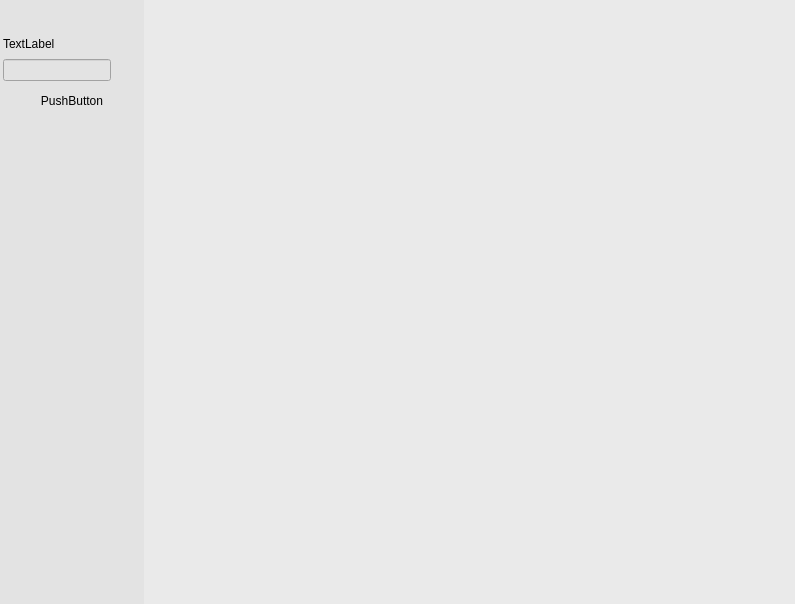
<?xml version="1.0" encoding="UTF-8"?>
<ui version="4.0">
 <class>WebForm</class>
 <widget class="QWidget" name="WebForm">
  <property name="geometry">
   <rect>
    <x>0</x>
    <y>0</y>
    <width>795</width>
    <height>604</height>
   </rect>
  </property>
  <property name="windowTitle">
   <string>Form</string>
  </property>
  <property name="styleSheet">
   <string notr="true">background-color: rgb(234, 234, 234);</string>
  </property>
  <layout class="QVBoxLayout" name="vlWebForm">
   <property name="sizeConstraint">
    <enum>QLayout::SetMaximumSize</enum>
   </property>
   <property name="leftMargin">
    <number>0</number>
   </property>
   <property name="topMargin">
    <number>0</number>
   </property>
   <property name="rightMargin">
    <number>0</number>
   </property>
   <property name="bottomMargin">
    <number>0</number>
   </property>
   <item>
    <layout class="QHBoxLayout" name="hlWebForm" stretch="0,10">
     <item>
      <widget class="QWidget" name="widgetNav" native="true">
       <property name="minimumSize">
        <size>
         <width>100</width>
         <height>0</height>
        </size>
       </property>
       <property name="styleSheet">
        <string notr="true">background-color: rgb(227, 227, 227);</string>
       </property>
       <layout class="QFormLayout" name="formLayout">
        <property name="sizeConstraint">
         <enum>QLayout::SetDefaultConstraint</enum>
        </property>
        <property name="fieldGrowthPolicy">
         <enum>QFormLayout::FieldsStayAtSizeHint</enum>
        </property>
        <property name="rowWrapPolicy">
         <enum>QFormLayout::DontWrapRows</enum>
        </property>
        <property name="horizontalSpacing">
         <number>6</number>
        </property>
        <property name="verticalSpacing">
         <number>8</number>
        </property>
        <property name="leftMargin">
         <number>3</number>
        </property>
        <property name="topMargin">
         <number>0</number>
        </property>
        <property name="rightMargin">
         <number>3</number>
        </property>
        <property name="bottomMargin">
         <number>3</number>
        </property>
        <item row="1" column="0" colspan="2">
         <widget class="QWidget" name="widget" native="true">
          <property name="sizePolicy">
           <sizepolicy hsizetype="Preferred" vsizetype="Maximum">
            <horstretch>0</horstretch>
            <verstretch>0</verstretch>
           </sizepolicy>
          </property>
          <property name="minimumSize">
           <size>
            <width>20</width>
            <height>26</height>
           </size>
          </property>
          <layout class="QGridLayout" name="gridLayout" rowstretch="0" columnstretch="0,0,0,0,0" rowminimumheight="0">
           <property name="sizeConstraint">
            <enum>QLayout::SetDefaultConstraint</enum>
           </property>
           <property name="leftMargin">
            <number>0</number>
           </property>
           <property name="topMargin">
            <number>3</number>
           </property>
           <property name="rightMargin">
            <number>0</number>
           </property>
           <property name="bottomMargin">
            <number>3</number>
           </property>
           <property name="spacing">
            <number>3</number>
           </property>
           <item row="0" column="2">
            <widget class="QToolButton" name="tbRedo">
             <property name="cursor">
              <cursorShape>PointingHandCursor</cursorShape>
             </property>
             <property name="toolTip">
              <string>Forward</string>
             </property>
             <property name="text">
              <string/>
             </property>
             <property name="icon">
              <iconset resource="../resource/icons.qrc">
               <normaloff>:/button/images/button/redo.png</normaloff>:/button/images/button/redo.png</iconset>
             </property>
             <property name="autoRaise">
              <bool>true</bool>
             </property>
            </widget>
           </item>
           <item row="0" column="0">
            <widget class="QToolButton" name="tbRefresh">
             <property name="cursor">
              <cursorShape>PointingHandCursor</cursorShape>
             </property>
             <property name="toolTip">
              <string>Refresh</string>
             </property>
             <property name="text">
              <string/>
             </property>
             <property name="icon">
              <iconset resource="../resource/icons.qrc">
               <normaloff>:/button/images/button/refresh.png</normaloff>:/button/images/button/refresh.png</iconset>
             </property>
             <property name="autoRaise">
              <bool>true</bool>
             </property>
            </widget>
           </item>
           <item row="0" column="1">
            <widget class="QToolButton" name="tbGoBack">
             <property name="cursor">
              <cursorShape>PointingHandCursor</cursorShape>
             </property>
             <property name="toolTip">
              <string>Go Back</string>
             </property>
             <property name="text">
              <string/>
             </property>
             <property name="icon">
              <iconset resource="../resource/icons.qrc">
               <normaloff>:/button/images/button/back.png</normaloff>:/button/images/button/back.png</iconset>
             </property>
             <property name="autoRaise">
              <bool>true</bool>
             </property>
            </widget>
           </item>
           <item row="0" column="3">
            <widget class="QToolButton" name="tbStop">
             <property name="cursor">
              <cursorShape>PointingHandCursor</cursorShape>
             </property>
             <property name="toolTip">
              <string>Stop</string>
             </property>
             <property name="text">
              <string/>
             </property>
             <property name="icon">
              <iconset resource="../resource/icons.qrc">
               <normaloff>:/button/images/button/clear.png</normaloff>:/button/images/button/clear.png</iconset>
             </property>
             <property name="autoRaise">
              <bool>true</bool>
             </property>
            </widget>
           </item>
           <item row="0" column="4">
            <widget class="QToolButton" name="tbSide">
             <property name="cursor">
              <cursorShape>PointingHandCursor</cursorShape>
             </property>
             <property name="toolTip">
              <string>Collapse</string>
             </property>
             <property name="text">
              <string/>
             </property>
             <property name="icon">
              <iconset resource="../resource/icons.qrc">
               <normaloff>:/button/images/button/left.gif</normaloff>:/button/images/button/left.gif</iconset>
             </property>
             <property name="shortcut">
              <string/>
             </property>
             <property name="autoRaise">
              <bool>true</bool>
             </property>
            </widget>
           </item>
          </layout>
         </widget>
        </item>
        <item row="2" column="0" colspan="2">
         <widget class="QLabel" name="labelField">
          <property name="frameShape">
           <enum>QFrame::NoFrame</enum>
          </property>
          <property name="frameShadow">
           <enum>QFrame::Sunken</enum>
          </property>
          <property name="text">
           <string>TextLabel</string>
          </property>
         </widget>
        </item>
        <item row="3" column="0">
         <widget class="QLineEdit" name="leField">
          <property name="frame">
           <bool>true</bool>
          </property>
          <property name="clearButtonEnabled">
           <bool>true</bool>
          </property>
         </widget>
        </item>
        <item row="3" column="1">
         <widget class="QToolButton" name="tbGo">
          <property name="cursor">
           <cursorShape>PointingHandCursor</cursorShape>
          </property>
          <property name="toolTip">
           <string>Go</string>
          </property>
          <property name="text">
           <string/>
          </property>
          <property name="icon">
           <iconset resource="../resource/icons.qrc">
            <normaloff>:/button/images/button/right.gif</normaloff>:/button/images/button/right.gif</iconset>
          </property>
          <property name="popupMode">
           <enum>QToolButton::InstantPopup</enum>
          </property>
          <property name="autoRaise">
           <bool>true</bool>
          </property>
         </widget>
        </item>
        <item row="4" column="0" colspan="2">
         <widget class="QPushButton" name="pbGo">
          <property name="sizePolicy">
           <sizepolicy hsizetype="Expanding" vsizetype="Fixed">
            <horstretch>0</horstretch>
            <verstretch>0</verstretch>
           </sizepolicy>
          </property>
          <property name="cursor">
           <cursorShape>PointingHandCursor</cursorShape>
          </property>
          <property name="text">
           <string>PushButton</string>
          </property>
          <property name="icon">
           <iconset resource="../resource/icons.qrc">
            <normaloff>:/button/images/svg/angle-right-solid.svg</normaloff>:/button/images/svg/angle-right-solid.svg</iconset>
          </property>
          <property name="iconSize">
           <size>
            <width>20</width>
            <height>20</height>
           </size>
          </property>
          <property name="autoDefault">
           <bool>false</bool>
          </property>
          <property name="default">
           <bool>true</bool>
          </property>
          <property name="flat">
           <bool>true</bool>
          </property>
         </widget>
        </item>
       </layout>
      </widget>
     </item>
     <item>
      <widget class="QWidget" name="widgetContent" native="true">
       <property name="mouseTracking">
        <bool>true</bool>
       </property>
       <property name="tabletTracking">
        <bool>true</bool>
       </property>
       <property name="focusPolicy">
        <enum>Qt::ClickFocus</enum>
       </property>
       <property name="acceptDrops">
        <bool>true</bool>
       </property>
       <layout class="QVBoxLayout" name="widgetContentVL">
        <property name="leftMargin">
         <number>0</number>
        </property>
        <property name="topMargin">
         <number>0</number>
        </property>
        <property name="rightMargin">
         <number>0</number>
        </property>
        <property name="bottomMargin">
         <number>0</number>
        </property>
       </layout>
      </widget>
     </item>
    </layout>
   </item>
  </layout>
 </widget>
 <tabstops>
  <tabstop>tbRefresh</tabstop>
  <tabstop>tbGoBack</tabstop>
  <tabstop>tbRedo</tabstop>
  <tabstop>tbStop</tabstop>
  <tabstop>tbSide</tabstop>
  <tabstop>leField</tabstop>
  <tabstop>tbGo</tabstop>
  <tabstop>pbGo</tabstop>
 </tabstops>
 <resources>
  <include location="../resource/icons.qrc"/>
 </resources>
 <connections/>
</ui>
